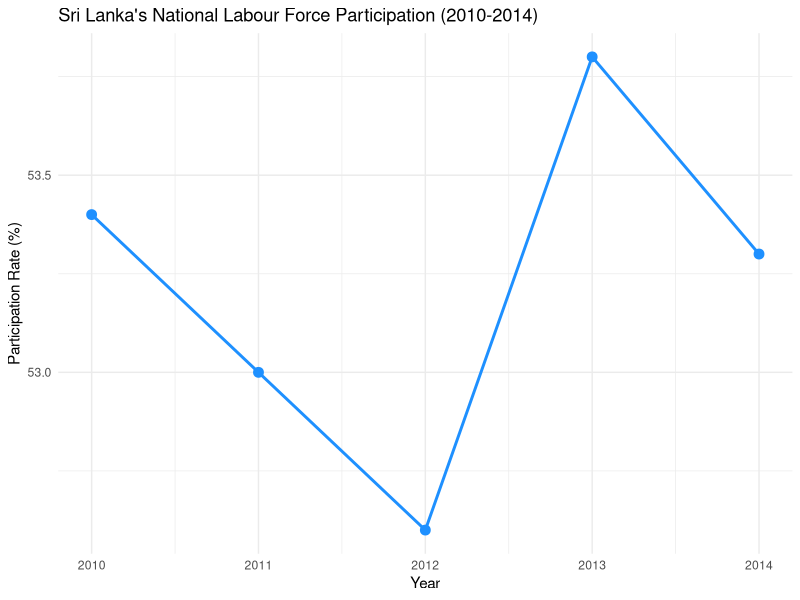
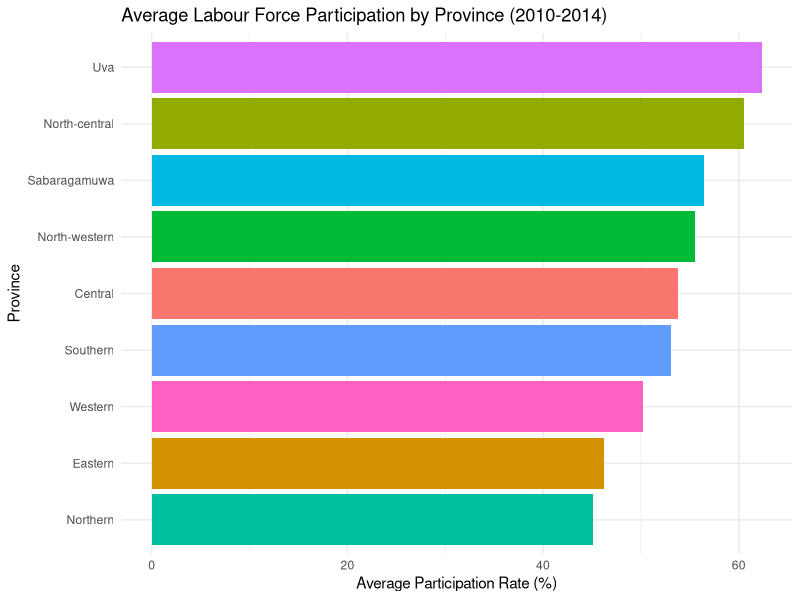
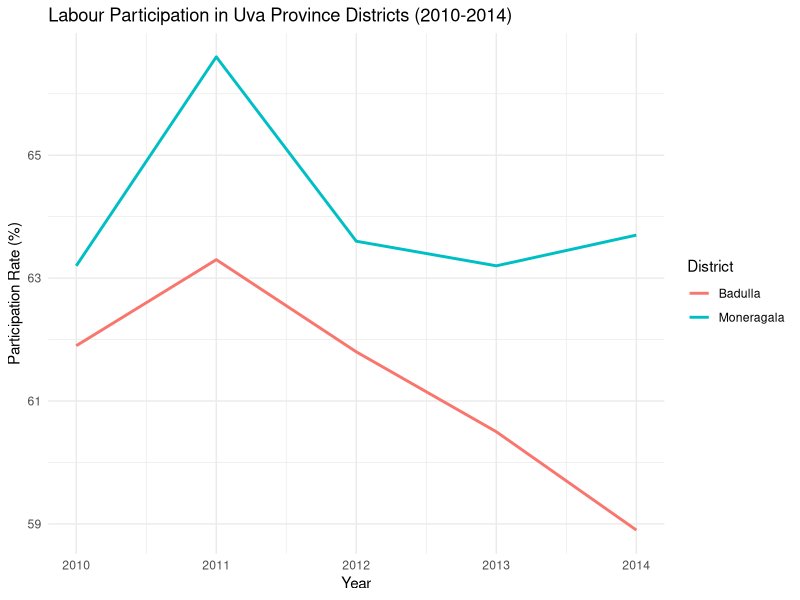

These figures' R source, in order:
## ---- chunk 1
knitr::opts_chunk$set(echo = TRUE)
## ---- chunk 2
# Load the tidyverse library for data manipulation and plotting
library(tidyverse)

# Read the dataset. 'na.strings = "-"' tells R to treat dashes as missing data.
labour_data <- read.csv("Labour force participation by province and district 2010-2014.csv", na.strings = "-")

# Rename columns to be shorter and easier to work with
colnames(labour_data) <- c("Region", "LF_2010", "Rate_2010", "LF_2011", "Rate_2011", "LF_2012", "Rate_2012", "LF_2013", "Rate_2013", "LF_2014", "Rate_2014")

# Trim whitespace from the Region column to fix matching errors
labour_data <- labour_data %>%
  mutate(Region = str_trim(Region))

# Reshape the data from a wide format to a long format, which is better for ggplot2.
# We only grab the columns with participation rates.
data_long <- labour_data %>%
  select(Region, starts_with("Rate")) %>%
  pivot_longer(
    cols = -Region,
    names_to = "Year",
    values_to = "Participation_Rate"
  ) %>%
  # Extract the 4-digit year from the column name
  mutate(Year = as.numeric(stringr::str_extract(Year, "\\d{4}"))) %>%
  na.omit() # Remove rows with missing rates
## ---- chunk 3
# Filter for only the national data for Sri Lanka
sri_lanka_trend <- data_long %>%
  filter(Region == "Sri Lanka")

# Create the plot
ggplot(data = sri_lanka_trend, aes(x = Year, y = Participation_Rate)) +
  geom_line(color = "dodgerblue", size = 1) +
  geom_point(color = "dodgerblue", size = 3) +
  labs(
    title = "Sri Lanka's National Labour Force Participation (2010-2014)",
    y = "Participation Rate (%)",
    x = "Year"
  ) +
  theme_minimal() +
  # Ensure years are shown as whole numbers
  scale_x_continuous(breaks = 2010:2014)
## ---- chunk 4
# Get a list of the main provinces
provinces <- c("Western", "Central", "Southern", "Northern", "Eastern", "North-western", "North-central", "Uva", "Sabaragamuwa")

# Filter for province-level data
province_data <- data_long %>%
  filter(Region %in% provinces)

# Create the bar chart
ggplot(data = province_data, aes(x = reorder(Region, Participation_Rate), y = Participation_Rate, fill = Region)) +
  geom_bar(stat = "summary", fun = "mean") +
  coord_flip() + # Flips the axes to make labels easier to read
  labs(
    title = "Average Labour Force Participation by Province (2010-2014)",
    x = "Province",
    y = "Average Participation Rate (%)"
  ) +
  theme_minimal() +
  guides(fill = "none") # Hide the legend since the labels are on the axis
## ---- chunk 5
# Filter for the districts within the Uva province
uva_districts <- data_long %>%
  filter(Region %in% c("Badulla", "Moneragala"))

# Create the line plot
ggplot(data = uva_districts, aes(x = Year, y = Participation_Rate, color = Region)) +
  geom_line(size = 1) +
  labs(
    title = "Labour Participation in Uva Province Districts (2010-2014)",
    y = "Participation Rate (%)",
    x = "Year",
    color = "District" # Renames the legend title
  ) +
  theme_minimal()
